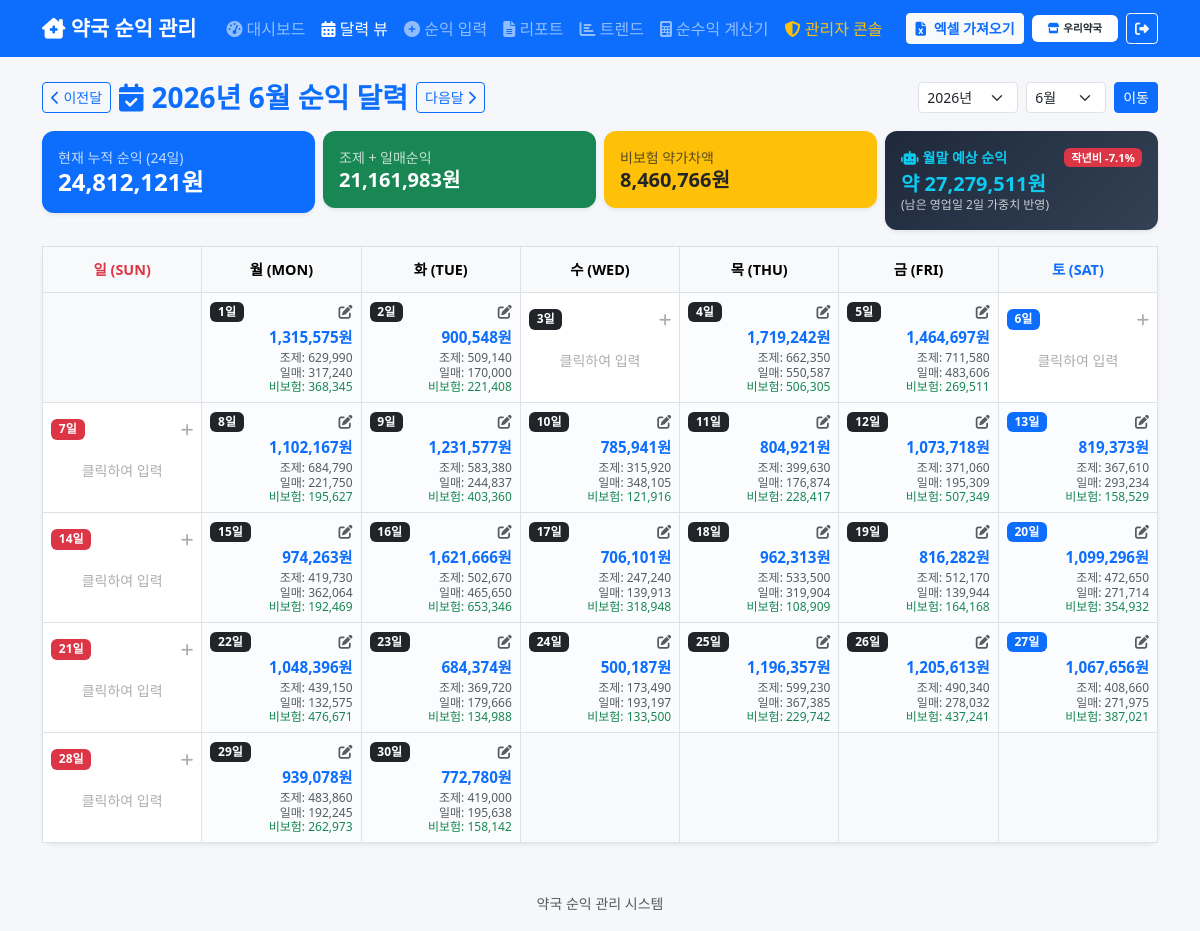
/calendar?year=2026&month=6 (signed in), run on the app's committed database.
### tables this page shows
CREATE TABLE monthly_summary (
            id INTEGER PRIMARY KEY AUTOINCREMENT,
            year INTEGER NOT NULL,
            month INTEGER NOT NULL,
            dispensing_plus_daily_total INTEGER DEFAULT 0,
            non_insurance_total INTEGER DEFAULT 0,
            grand_total INTEGER DEFAULT 0,
            prev_month_diff INTEGER DEFAULT 0, user_id INTEGER DEFAULT 1,
            UNIQUE(year, month)
        );

CREATE TABLE daily_profit (
            id INTEGER PRIMARY KEY AUTOINCREMENT,
            date TEXT NOT NULL UNIQUE,
            day_of_week TEXT NOT NULL,
            dispensing_fee INTEGER DEFAULT 0,
            daily_net_profit INTEGER DEFAULT 0,
            dispensing_plus_daily INTEGER DEFAULT 0,
            non_insurance_margin INTEGER DEFAULT 0,
            total INTEGER DEFAULT 0,
            memo TEXT,
            created_at TEXT DEFAULT (datetime('now', 'localtime')),
            updated_at TEXT DEFAULT (datetime('now', 'localtime'))
        , user_id INTEGER DEFAULT 1);

### app.py (the view)
@app.route('/calendar')
@login_required
def calendar_view():
    user_id = session['user_id']
    conn = get_db()
    try:
        years_rows = conn.execute('SELECT DISTINCT year FROM monthly_summary WHERE user_id = ? AND grand_total > 0 ORDER BY year DESC', (user_id,)).fetchall()
        years = [r['year'] for r in years_rows]
        latest = get_latest_month_summary(user_id, conn)
        default_year = latest['year'] if latest['year'] > 0 else datetime.date.today().year
        default_month = latest['month'] if latest['month'] > 0 else datetime.date.today().month
        year = request.args.get('year', default_year, type=int)
        month = request.args.get('month', default_month, type=int)
        prev_year, prev_month = (year - 1, 12) if month == 1 else (year, month - 1)
        next_year, next_month = (year + 1, 1) if month == 12 else (year, month + 1)
        date_prefix = f"{year}-{month:02d}"
        rows = conn.execute('SELECT * FROM daily_profit WHERE user_id = ? AND date LIKE ?', (user_id, date_prefix + '%')).fetchall()
        profit_by_day = {}
        for r in rows:
            d_num = int(r['date'].split('-')[2])
            profit_by_day[d_num] = dict(r)
        calendar.setfirstweekday(calendar.SUNDAY)
        cal_weeks = calendar.monthcalendar(year, month)
        month_summary = conn.execute(
            'SELECT * FROM monthly_summary WHERE user_id = ? AND year = ? AND month = ?',
            (user_id, year, month)
        ).fetchone()
        total_days_worked = len(rows)
        avg_daily = int(month_summary['grand_total']) // total_days_worked if (month_summary and total_days_worked > 0) else 0
        forecast = get_month_forecast(conn, user_id, year, month, entered_rows=rows)
    finally:
        conn.close()
    return render_template(
        'calendar.html',
        year=year,
        month=month,
        years=years,
        prev_year=prev_year,
        prev_month=prev_month,
        next_year=next_year,
        next_month=next_month,
        cal_weeks=cal_weeks,
        profit_by_day=profit_by_day,
        month_summary=month_summary,
        total_days_worked=total_days_worked,
        avg_daily=avg_daily,
        forecast=forecast
    )

### app.py (called while the page is built)
def login_required(f):
    @wraps(f)
    def decorated_function(*args, **kwargs):
        if 'user_id' not in session:
            return redirect(url_for('login'))
        return f(*args, **kwargs)
    return decorated_function

### database.py (called while the page is built)
def get_database_url():
    url = os.environ.get('DATABASE_URL')
    if url and url.startswith('postgres://'):
        url = url.replace('postgres://', 'postgresql://', 1)
    return url

### templates/calendar.html (shortened to what this page needs)
{% extends 'base.html' %}
{% block content %}
<div class="d-flex flex-wrap justify-content-between align-items-center mb-3">
    <div class="d-flex align-items-center gap-2 mb-2 mb-md-0">
        <a href="/calendar?year={{ prev_year }}&month={{ prev_month }}" class="btn btn-outline-primary btn-sm">
            <i class="fas fa-chevron-left"></i> 이전달
        </a>
        <h3 class="fw-bold mb-0 text-primary">
            <i class="fas fa-calendar-check me-2"></i>{{ year }}년 {{ month }}월 순익 달력
        </h3>
        <a href="/calendar?year={{ next_year }}&month={{ next_month }}" class="btn btn-outline-primary btn-sm">
            다음달 <i class="fas fa-chevron-right"></i>
        </a>
    </div>
    <form method="GET" action="/calendar" class="d-flex gap-2 align-items-center">
        <select name="year" class="form-select form-select-sm" style="width: 100px;">
            {% for y in years %}
            <option value="{{ y }}" {% if y == year %}selected{% endif %}>{{ y }}년</option>
            {% endfor %}
        </select>
        <select name="month" class="form-select form-select-sm" style="width: 80px;">
            {% for m in range(1, 13) %}
            <option value="{{ m }}" {% if m == month %}selected{% endif %}>{{ m }}월</option>
            {% endfor %}
        </select>
        <button type="submit" class="btn btn-sm btn-primary">이동</button>
    </form>
</div>
<div class="row g-2 mb-3">
    <div class="col-6 col-md-3">
        <div class="card p-3 border-0 bg-primary text-white shadow-sm">
            <small class="opacity-75">현재 누적 순익 ({{ total_days_worked }}일)</small>
            <h4 class="fw-bold mb-0">{{ "{:,}".format((month_summary.grand_total or 0) if month_summary else 0) }}원</h4>
        </div>
    </div>
    <div class="col-6 col-md-3">
        <div class="card p-3 border-0 bg-success text-white shadow-sm">
            <small class="opacity-75">조제 + 일매순익</small>
            <h5 class="fw-bold mb-0">{{ "{:,}".format((month_summary.dispensing_plus_daily_total or 0) if month_summary else 0) }}원</h5>
        </div>
    </div>
    <div class="col-6 col-md-3">
        <div class="card p-3 border-0 bg-warning text-dark shadow-sm">
            <small class="opacity-75">비보험 약가차액</small>
            <h5 class="fw-bold mb-0">{{ "{:,}".format((month_summary.non_insurance_total or 0) if month_summary else 0) }}원</h5>
        </div>
    </div>
    <div class="col-6 col-md-3">
        <div class="card p-3 border-0 shadow-sm" style="background: linear-gradient(135deg, #1e293b, #334155); color: white;">
            <div class="d-flex justify-content-between align-items-center">
                <small class="text-info fw-bold"><i class="fas fa-robot me-1"></i>월말 예상 순익</small>
                <span class="badge {% if forecast.yoy_growth_pct >= 0 %}bg-success{% else %}bg-danger{% endif %} text-white" style="font-size: 0.7rem;">
                    작년비 {{ "{:+,}".format(forecast.yoy_growth_pct) }}%
                </span>
            </div>
            <h5 class="fw-bold mb-0 mt-1 text-info">약 {{ "{:,}".format(forecast.forecast_total) }}원</h5>
            <small class="opacity-75" style="font-size: 0.75rem;">(남은 영업일 {{ forecast.remaining_business_days }}일 가중치 반영)</small>
        </div>
    </div>
</div>
<div class="card border-0 shadow-sm mb-4">
    <div class="card-body p-0">
        <div class="table-responsive">
            <table class="table table-bordered mb-0 calendar-table text-center align-middle">
                <thead>
                    <tr class="table-light">
                        <th class="text-danger" style="width: 14.28%;">일 (SUN)</th>
                        <th style="width: 14.28%;">월 (MON)</th>
                        <th style="width: 14.28%;">화 (TUE)</th>
                        <th style="width: 14.28%;">수 (WED)</th>
                        <th style="width: 14.28%;">목 (THU)</th>
                        <th style="width: 14.28%;">금 (FRI)</th>
                        <th class="text-primary" style="width: 14.28%;">토 (SAT)</th>
                    </tr>
                </thead>
                <tbody>
                    {% for week in cal_weeks %}
                    <tr>
                        {% for day in week %}
                        {% set col_idx = loop.index0 %}
                        {% if day == 0 %}
                        <td class="bg-light calendar-empty-cell"></td>
                        {% else %}
                        {% set p = profit_by_day.get(day) %}
                        <td class="calendar-day-cell {% if p %}has-data{% endif %}"
                            data-date="{{ year }}-{{ '%02d' % month }}-{{ '%02d' % day }}"
                            data-dispensing="{{ p.dispensing_fee if p else 0 }}"
                            data-daily="{{ p.daily_net_profit if p else 0 }}"
                            data-non-insurance="{{ p.non_insurance_margin if p else 0 }}"
                            data-memo="{{ (p.memo if p and p.memo else '')|e }}">
                            <div class="d-flex justify-content-between align-items-center mb-1">
                                <span class="badge {% if col_idx == 0 %}bg-danger{% elif col_idx == 6 %}bg-primary{% else %}bg-dark{% endif %}">
                                    {{ day }}일
                                </span>
                                {% if p %}
                                <small class="text-muted"><i class="fas fa-edit text-muted"></i></small>
                                {% else %}
                                <small class="text-muted opacity-50"><i class="fas fa-plus"></i></small>
                                {% endif %}
                            </div>
                            {% if p %}
                            <div class="calendar-profit-info text-end">
                                <div class="profit-total fw-bold text-primary">{{ "{:,}".format(p.total) }}원</div>
                                <div class="profit-sub small text-muted">조제: {{ "{:,}".format(p.dispensing_fee) }}</div>
                                <div class="profit-sub small text-muted">일매: {{ "{:,}".format(p.daily_net_profit) }}</div>
                                <div class="profit-sub small text-success">비보험: {{ "{:,}".format(p.non_insurance_margin) }}</div>
                            </div>
                            {% else %}
                            <div class="py-3 text-muted small opacity-50">
                                클릭하여 입력
                            </div>
                            {% endif %}
                        </td>
                        {% endif %}
                        {% endfor %}
                    </tr>
                    {% endfor %}
                </tbody>
            </table>
        </div>
    </div>
</div>
{% endblock %}

### static/css/style.css (style rules this page uses)
:root { --primary: #0d6efd; --success: #198754; --info: #0dcaf0; --warning: #ffc107; --danger: #dc3545; }
body { background-color: #f5f7fa; font-family: 'Segoe UI', 'Malgun Gothic', sans-serif; }
.card { border: none; border-radius: 12px; box-shadow: 0 2px 12px rgba(0,0,0,0.08); }
.table th { font-weight: 600; font-size: 0.9rem; }
.table td { vertical-align: middle; }

### templates/calendar.html (style rules this page uses)
.calendar-table th { padding: 12px; font-weight: bold; }
.calendar-day-cell { height: 110px; padding: 8px !important; vertical-align: top; cursor: pointer; transition: background-color 0.2s; background-color: #ffffff; }
.calendar-day-cell.has-data { background-color: #fafcfe; }
.calendar-profit-info .profit-total { font-size: 0.95rem; margin-top: 4px; margin-bottom: 2px; }
.calendar-profit-info .profit-sub { font-size: 0.75rem; line-height: 1.2; }

### data on the page
monthly_summary: grand_total "24,812,121", dispensing_plus_daily_total "21,161,983", non_insurance_total "8,460,766"
daily_profit: total "1,315,575", dispensing_fee "629,990", daily_net_profit "317,240", non_insurance_margin "368,345"
daily_profit: total "900,548", dispensing_fee "509,140", daily_net_profit "170,000", non_insurance_margin "221,408"
daily_profit: total "1,719,242", dispensing_fee "662,350", daily_net_profit "550,587", non_insurance_margin "506,305"
daily_profit: total "1,464,697", dispensing_fee "711,580", daily_net_profit "483,606", non_insurance_margin "269,511"
daily_profit: total "1,102,167", dispensing_fee "684,790", daily_net_profit "221,750", non_insurance_margin "195,627"
daily_profit: total "1,231,577", dispensing_fee "583,380", daily_net_profit "244,837", non_insurance_margin "403,360"
daily_profit: total "785,941", dispensing_fee "315,920", daily_net_profit "348,105", non_insurance_margin "121,916"
daily_profit: total "804,921", dispensing_fee "399,630", daily_net_profit "176,874", non_insurance_margin "228,417"
daily_profit: total "1,073,718", dispensing_fee "371,060", daily_net_profit "195,309", non_insurance_margin "507,349"
daily_profit: total "819,373", dispensing_fee "367,610", daily_net_profit "293,234", non_insurance_margin "158,529"
daily_profit: total "974,263", dispensing_fee "419,730", daily_net_profit "362,064", non_insurance_margin "192,469"
daily_profit: total "1,621,666", dispensing_fee "502,670", daily_net_profit "465,650", non_insurance_margin "653,346"
daily_profit: total "706,101", dispensing_fee "247,240", daily_net_profit "139,913", non_insurance_margin "318,948"
daily_profit: total "962,313", dispensing_fee "533,500", daily_net_profit "319,904", non_insurance_margin "108,909"
daily_profit: total "816,282", dispensing_fee "512,170", daily_net_profit "139,944", non_insurance_margin "164,168"
daily_profit: total "1,099,296", dispensing_fee "472,650", daily_net_profit "271,714", non_insurance_margin "354,932"
daily_profit: total "1,048,396", dispensing_fee "439,150", daily_net_profit "132,575", non_insurance_margin "476,671"
daily_profit: total "684,374", dispensing_fee "369,720", daily_net_profit "179,666", non_insurance_margin "134,988"
daily_profit: total "500,187", dispensing_fee "173,490", daily_net_profit "193,197", non_insurance_margin "133,500"
daily_profit: total "1,196,357", dispensing_fee "599,230", daily_net_profit "367,385", non_insurance_margin "229,742"
daily_profit: total "1,205,613", dispensing_fee "490,340", daily_net_profit "278,032", non_insurance_margin "437,241"
daily_profit: total "1,067,656", dispensing_fee "408,660", daily_net_profit "271,975", non_insurance_margin "387,021"
daily_profit: total "939,078", dispensing_fee "483,860", daily_net_profit "192,245", non_insurance_margin "262,973"
daily_profit: total "772,780", dispensing_fee "419,000", daily_net_profit "195,638", non_insurance_margin "158,142"

### other printed values
{{ session.get('pharmacy_name', '약국') }} "우리약국"
{{ year }} "2026"
{{ month }} "6"
{{ total_days_worked }} "24"
{{ "{:+,}".format(forecast.yoy_growth_pct) }} "-7.1"
{{ "{:,}".format(forecast.forecast_total) }} "27,279,511"
{{ forecast.remaining_business_days }} "2"
{{ day }} "1" "2" "3" "4" "5" "6" "7" "8" "9" "10" "11" "12" "13" "14" "15" "16" "17" "18" "19" "20" "21" "22" "23" "24" "25" "26" "27" "28" "29" "30"
form field year "2026년"
form field month "6월"
